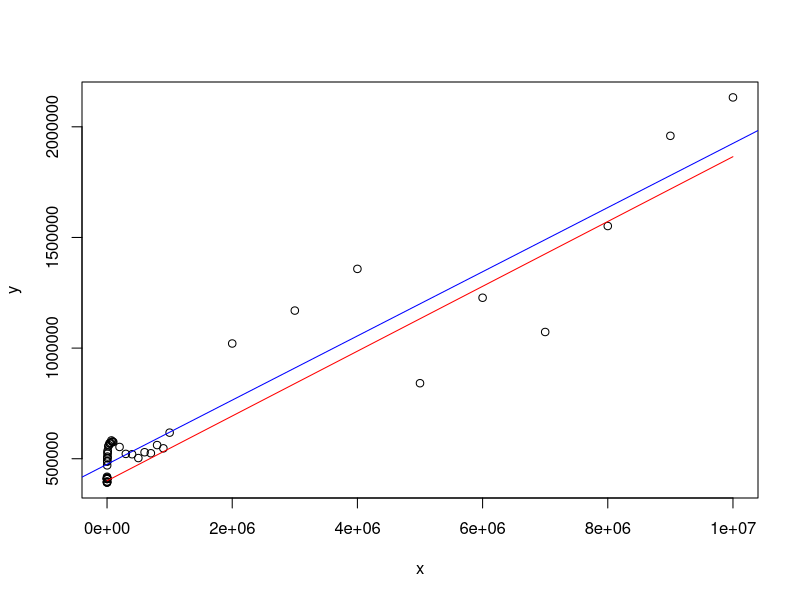

Recreate this plot in R.
# Input data
x <- c(1, 2, 5, 10, 20, 50, 100, 200, 300, 400, 500, 600, 700, 800, 900, 1000, 2000, 3000, 4000, 5000, 6000, 7000, 8000, 9000, 10000, 20000, 30000, 40000, 50000, 60000, 70000, 80000, 90000, 100000, 200000, 300000, 400000, 500000, 600000, 700000, 800000, 900000, 1000000, 2000000, 3000000, 4000000, 5000000, 6000000, 7000000, 8000000, 9000000, 10000000)
y <- c(392240, 394160, 415000, 396940, 392810, 396080, 418660, 413370, 409130, 408370, 409100, 409660, 409820, 409580, 409120, 409270, 470160, 490180, 486830, 502990, 503400, 509970, 522660, 529340, 536820, 556270, 561470, 570160, 568800, 572380, 582780, 577060, 577240, 575540, 553270, 521970, 520360, 503140, 529460, 524800, 561770, 547090, 617960, 1020800, 1169600, 1358000, 841350, 1227600, 1072800, 1551700, 1959300, 2132900)

# Linear regression
model <- lm(y ~ x)

# Print coefficients
print(coef(model))

f <- function(x) {
  400000 + (((x + 2048 - 1) / 2048) * 300)
}

x1 <- seq(1, 10000000, by = 1000)
y1 <- f(x1)

png("data-drop.png")
plot(x, y)
abline(model, col = "blue")
lines(x1, y1, type = "s", col = "red")

dev.off()
